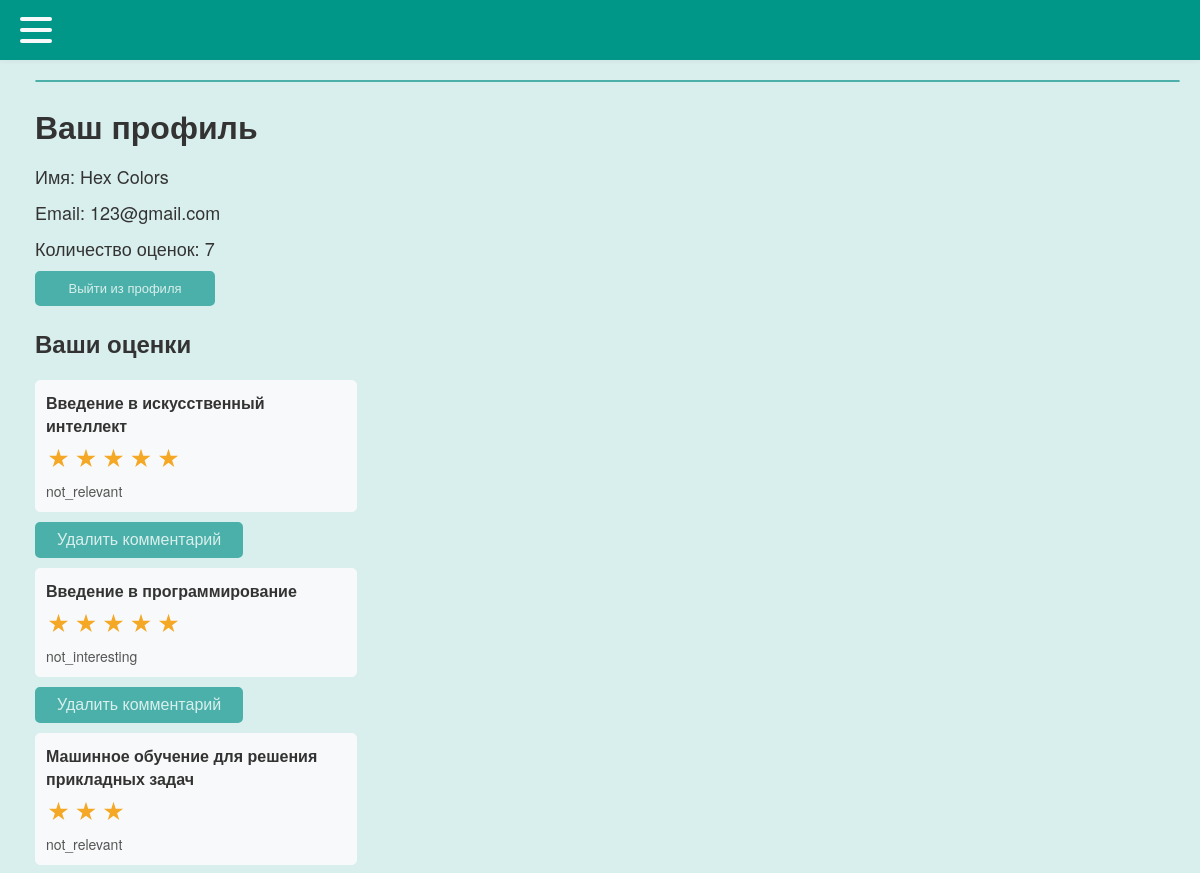
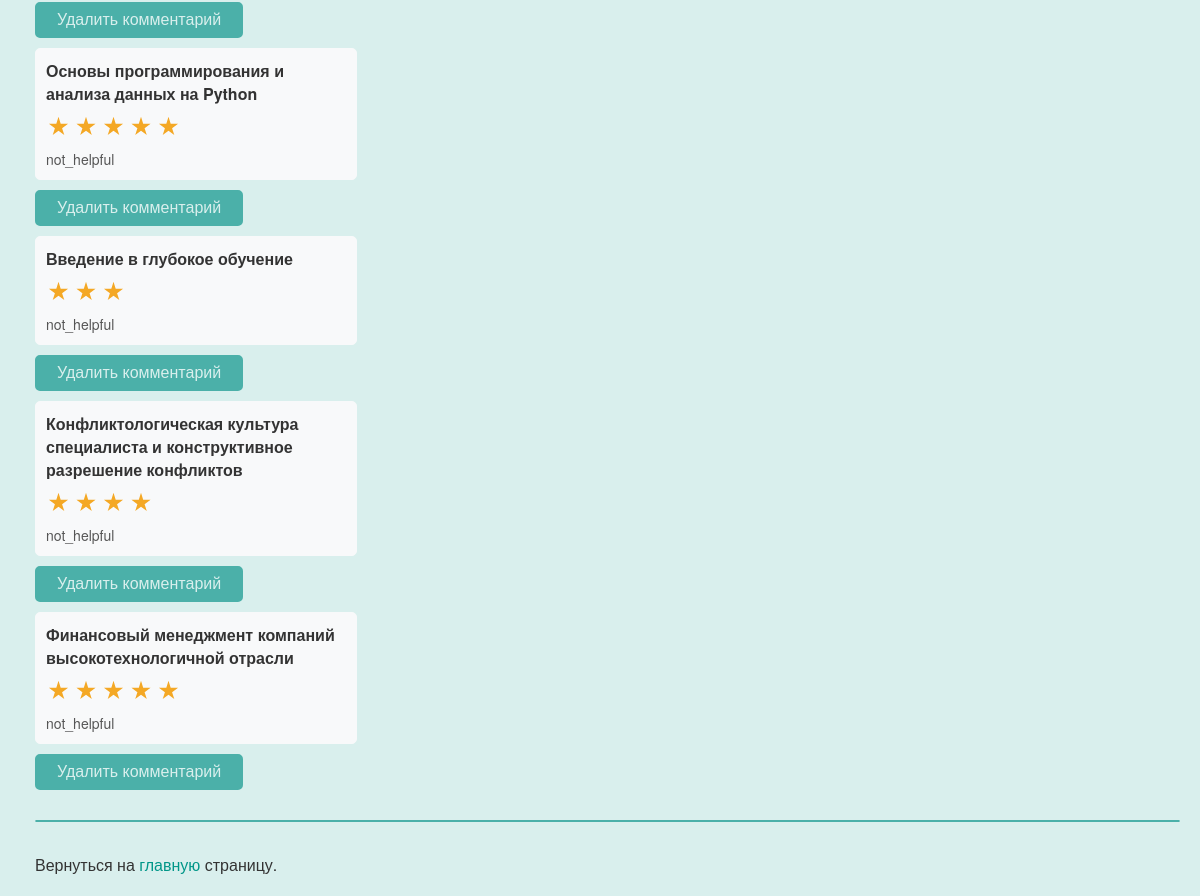
Screenshot of /profile (signed in) with the database file from the repository (2 pictures, top to bottom).
### tables this page shows
CREATE TABLE users (
id integer PRIMARY KEY AUTOINCREMENT,
name text NOT NULL,
email text NOT NULL,
psw text NOT NULL,
avatar BLOB DEFAULT NULL,
comments_numb integer,
time integer NOT NULL
);

CREATE TABLE comments (
id integer PRIMARY KEY AUTOINCREMENT,
username text,
mfkname text,
score text,
mfktitle text,
reason text
);

### testApp.py (the view, shortened to what this page needs)
@app.route('/profile', methods=["POST", "GET"])
@login_required
def profile():
    form = commentDelForm()
    your_comments = dbase.getUserCommentsNumb(current_user.getName())
    if dbase.getUserCommentsNumb(current_user.getName()) != (False, False):
        comments_numb = len(dbase.getUserCommentsNumb(current_user.getName()))
    else:
        comments_numb = 0
    dbase.updateUserCommentsNumb(comments_numb, current_user.getEmail())
    return render_template('profile.html', menu=menu, your_comments=your_comments, comments_numb=comments_numb, form=form)

### forms.py
class commentDelForm(FlaskForm):
    submit = SubmitField("Удалить комментарий")

### FDataBase.py (called while the page is built)
    def getUser(self, user_id):
        try:
            self.__cur.execute(f"SELECT * FROM users WHERE id = {user_id} LIMIT 1")
            res = self.__cur.fetchone()
            if not res:
                print("getUser Пользователь не найден")
                return False
            return res
        except sqlite3.Error as e:
            print("getUser Ошибка получения данных из БД " + str(e))
        return False

    def updateUserCommentsNumb(self, comments_numb, email):
        try:
            self.__cur.execute(f"UPDATE users SET comments_numb = ? WHERE email = ?", (comments_numb, email))
            self.__db.commit()
        except sqlite3.Error as e:
            print("updateUserCommentsNumb Ошибка обновления аватара в БД: " + str(e))
            return False
        return True

    def getUserCommentsNumb(self, name):
        try:
            self.__cur.execute(f"SELECT * FROM comments WHERE username LIKE '{name}'")
            res = self.__cur.fetchall()
            if res:
                return res
        except sqlite3.Error as e:
            print("getUserCommentsNumb Ошибка получения статьи из БД " + str(e))
        return (False, False)

### UserLogin.py (called while the page is built)
    def fromDB(self, user_id, db):
        self.__user = db.getUser(user_id)
        return self

    def getName(self):
        return self.__user['name'] if self.__user else "Без имени"

    def getEmail(self):
        return self.__user['email'] if self.__user else "Без email"

### testApp.py (called while the page is built)
def connect_db():
    conn = sqlite3.connect(app.config['DATABASE'])
    conn.row_factory = sqlite3.Row
    return conn

def get_db():
    if not hasattr(g, 'link_db'):
        g.link_db = connect_db()
    return g.link_db

@app.before_request
def before_request():
    global dbase
    db = get_db()
    dbase = FDataBase(db)

@login_manager.user_loader
def load_user(user_id):
    return UserLogin().fromDB(user_id, dbase)

### templates/profile.html (shortened to what this page needs)
{% extends 'index.html' %}
{% block content %}
<h1 style="margin-bottom: 14px;">Ваш профиль</h1>
<div style="margin-bottom: 10px; font-size: 18px;">Имя: {{ current_user.getName() }}</div>
<div style="margin-bottom: 10px; font-size: 18px;">Email: {{ current_user.getEmail() }}</div>
<div style="margin-bottom: 10px; font-size: 18px;">Количество оценок: {{ comments_numb }}</div>
<a class="my_a" href="{{url_for('logout')}}">
  <div class="button_container">
    <div class="center">
      <button class="btn">
        <span class="btn_span">Выйти из профиля</span>
      </button>
    </div>
  </div>
</a>
    <h2>Ваши оценки</h2>
    <ul class="list-comments">
        {% for m in your_comments %}
            <li style="width: 300px;" >
                <p style="margin: 0px 0 0px 0;" class="title">
                    {{m.mfktitle}}
                    <div class="comment_stars_background comment_container container">
                      <div class="comment_stars_background container__items">
                        {% for i in range(m.score|int) %}
                          <label class="comment_stars_background my_label" for="">
                            <div class="star-stroke">
                            </div>
                          </label>
                        {% endfor %}
                      </div>
                    </div>
                <p class="annonce">{{ m.reason }}</p>
            </li>
            <form method="POST" action="/profile">
                    {{ form.submit( class="common_btn") }}
            </form>
        {% endfor %}
    </ul>
{% endblock %}

### templates/index.html (shortened to what this page needs)
<!DOCTYPE html>
<html lang="en">
    <link type="text/css" href={{url_for('static', filename="css/style.css")}} rel="stylesheet" />
    <head>
    </head>
    <body>
        <nav>
          <div class="navbar">
            <div class="menu_container nav-container">
                <div class="" onclick="toggleLeft()">
                    <div class="hamburger-lines">
                      <span class="line line1"></span>
                      <span class="line line2"></span>
                      <span class="line line3"></span>
                    </div>
                </div>
            </div>
          </div>
        </nav>
        <div class="content">
            <hr>
            <div class="between_hr">
                {% block content %}{% endblock %}
            </div>
            <hr>
            <br>Вернуться на <a class="main_a" href="/dict">главную</a> страницу.
        </div>
    </body>
</html>

### static/css/style.css (style rules this page uses)
:root { --primary-colour: #f8f9fa; --secondary-colour: hsl(38 90% 55%); --star-colour: hsl(38 90% 55%); --menu-blue: #009688; --my-light-blue: #4bb0a9; --my-2light-blue: #7fc8c3; --my-background: #D9EFED; --my-white: #f8f9fa; --my-2light-grey: #e6e6e6; --my-light-grey: #b3b3b3; --my-grey: #747474; --my-black: #4f4f4f; }
body { font-family: 'Helvetica Neue', Helvetica, sans-serif; margin: 0; padding: 0; background: var(--my-background); }
.menu_container { top:0; position: fixed; max-width: 1050px; width: 90%; margin: auto; z-index: 21; }
.navbar { top:0; position: fixed; width: 100%; box-shadow: 0 1px 4px rgb(146 161 176 / 15%); background-color: var(--menu-blue); height: 60px; z-index: 20; }
.nav-container .hamburger-lines { display: block; height: 26px; width: 32px; position: absolute; top: 17px; left: 20px; z-index: 27; display: flex; flex-direction: column; justify-content: space-between; }
.nav-container .hamburger-lines .line { display: block; height: 4px; width: 100%; border-radius: 10px; background: var(--my-white); }
.nav-container .hamburger-lines .line1 { transform-origin: 0% 0%; transition: transform 0.4s ease-in-out; }
.nav-container .hamburger-lines .line2 { transition: transform 0.2s ease-in-out; }
.nav-container .hamburger-lines .line3 { transform-origin: 0% 100%; transition: transform 0.4s ease-in-out; }
::placeholder { color: var(--my-light-grey); opacity: 1; }
.content { margin: 80px 20px 20px 35px; color: #333; }
a { color: #007bff; text-decoration: none; }
.between_hr { margin: 20px 0 30px 0; }
hr { border: 1.25px solid var(--my-light-blue); border-radius: 2px; }
.my_a { color: #333; }
.main_a { color: var(--menu-blue); }
.common_btn { background-color: var(--my-light-blue); border-color: var(--my-light-blue); color: var(--my-background); border-radius: 5px; padding: 7px 20px; font-size: 16px; border: 2px solid var(--my-light-blue); transition: 0.4s ease-in-out; }
.button_container { display: block; display: flex; flex-direction: column; justify-content: center; align-items: left; }
.center { width: 180px; height: 35px; position: relative; display: flex; align-items: left; }
.btn { width: 180px; height: 35px; cursor: pointer; background: var(--my-light-blue); border: none; outline: none; transition: 0.7s ease-in-out; border: 2px solid var(--my-light-blue); border-radius: 5px; border-color: var(--my-light-blue); }
.btn_span { color: var(--my-background); font-weight: 100; font-size: 13px; }
ul.list-comments { list-style: none; margin: 0; padding: 0; }
ul.list-comments li { margin: 10px 0; padding: 10px; width: 200px; background: var(--my-white); border: 1px solid var(--my-white); border-radius: 5px; }
ul.list-comments .title { margin: -15px 0 10px 0; font-size: 16px; font-weight: bold; color: #333; }
ul.list-comments .annonce { margin: 10px 0 0 0; font-size: 14px; color: #555; }
.my_label { margin-right: 5px; }
.container { background: #f8f9fa; margin: 0; padding: 0; display: flex; align-items: center; }
.container .container__items { display: flex; align-items: left; justify-content: left; gap: -50px; }
.container .container__items label { aspect-ratio: 1; }
.container .container__items label .star-stroke { display: grid; place-items: center; width: 20px; height: 20px; background: var(--secondary-colour); clip-path: polygon(50% 0%, 61% 35%, 98% 35%, 68% 57%, 79% 91%, 50% 70%, 21% 91%, 32% 57%, 2% 35%, 39% 35%); }
.star-stroke { z-index: 10; }
.comment_container { background: #f8f9fa; margin: 0; padding: 0; display: flex; align-items: center; }
.comment_stars_background { background: var(--my-white); padding: 3px 0px 0px 0px; }
ul.poll-radio input[type='radio'], label { cursor: pointer; vertical-align:middle; align-items: middle; margin:2.5px; }

### rows the page displays
users: getName "Hex Colors", getEmail "123@gmail.com"
comments: mfktitle "Введение в искусственный интеллект", score "5" (drawn), reason "not_relevant"
comments: mfktitle "Введение в программирование", score "5" (drawn), reason "not_interesting"
comments: mfktitle "Машинное обучение для решения прикладных задач", score "3" (drawn), reason "not_relevant"
comments: mfktitle "Основы программирования и анализа данных на Python", score "5" (drawn), reason "not_helpful"
comments: mfktitle "Введение в глубокое обучение", score "3" (drawn), reason "not_helpful"
comments: mfktitle "Конфликтологическая культура специалиста и конструктивное разрешение конфликтов", score "4" (drawn), reason "not_helpful"
comments: mfktitle "Финансовый менеджмент компаний высокотехнологичной отрасли", score "5" (drawn), reason "not_helpful"

### other values shown
{{ comments_numb }} "7"
